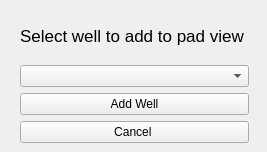
<?xml version="1.0" encoding="UTF-8"?>
<ui version="4.0">
 <class>addWell</class>
 <widget class="QMainWindow" name="addWell">
  <property name="geometry">
   <rect>
    <x>0</x>
    <y>0</y>
    <width>267</width>
    <height>152</height>
   </rect>
  </property>
  <property name="windowTitle">
   <string>DT - WE - PV - Add Well</string>
  </property>
  <widget class="QWidget" name="centralwidget">
   <widget class="QWidget" name="">
    <property name="geometry">
     <rect>
      <x>20</x>
      <y>12</y>
      <width>229</width>
      <height>131</height>
     </rect>
    </property>
    <layout class="QVBoxLayout" name="verticalLayout">
     <item>
      <widget class="QLabel" name="label">
       <property name="font">
        <font>
         <pointsize>13</pointsize>
        </font>
       </property>
       <property name="text">
        <string>Select well to add to pad view</string>
       </property>
      </widget>
     </item>
     <item>
      <widget class="QComboBox" name="comboBox"/>
     </item>
     <item>
      <widget class="QPushButton" name="addWellBtn">
       <property name="text">
        <string>Add Well</string>
       </property>
      </widget>
     </item>
     <item>
      <widget class="QPushButton" name="cancelBtn">
       <property name="text">
        <string>Cancel </string>
       </property>
      </widget>
     </item>
    </layout>
   </widget>
  </widget>
 </widget>
 <resources/>
 <connections/>
</ui>
